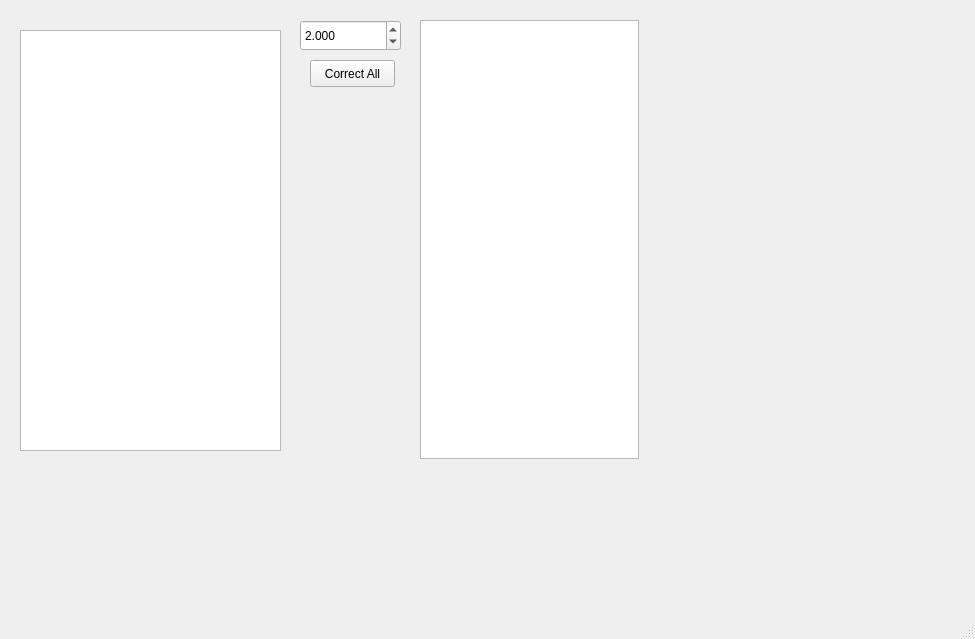
<?xml version="1.0" encoding="UTF-8"?>
<ui version="4.0">
 <class>guiClass</class>
 <widget class="QMainWindow" name="guiClass">
  <property name="geometry">
   <rect>
    <x>0</x>
    <y>0</y>
    <width>975</width>
    <height>639</height>
   </rect>
  </property>
  <property name="sizePolicy">
   <sizepolicy hsizetype="Maximum" vsizetype="Maximum">
    <horstretch>0</horstretch>
    <verstretch>0</verstretch>
   </sizepolicy>
  </property>
  <property name="windowTitle">
   <string>MainWindow</string>
  </property>
  <widget class="QWidget" name="centralwidget">
   <widget class="QPushButton" name="pushButton">
    <property name="geometry">
     <rect>
      <x>310</x>
      <y>60</y>
      <width>85</width>
      <height>27</height>
     </rect>
    </property>
    <property name="text">
     <string>Correct All</string>
    </property>
   </widget>
   <widget class="QTextEdit" name="textEdit">
    <property name="geometry">
     <rect>
      <x>20</x>
      <y>30</y>
      <width>261</width>
      <height>421</height>
     </rect>
    </property>
    <property name="sizePolicy">
     <sizepolicy hsizetype="Maximum" vsizetype="Maximum">
      <horstretch>0</horstretch>
      <verstretch>0</verstretch>
     </sizepolicy>
    </property>
   </widget>
   <widget class="QTextEdit" name="textEdit_2">
    <property name="geometry">
     <rect>
      <x>420</x>
      <y>20</y>
      <width>219</width>
      <height>439</height>
     </rect>
    </property>
   </widget>
   <widget class="QDoubleSpinBox" name="doubleSpinBox">
    <property name="geometry">
     <rect>
      <x>300</x>
      <y>20</y>
      <width>101</width>
      <height>31</height>
     </rect>
    </property>
    <property name="decimals">
     <number>3</number>
    </property>
    <property name="value">
     <double>2.000000000000000</double>
    </property>
   </widget>
  </widget>
  <widget class="QMenuBar" name="menubar">
   <property name="geometry">
    <rect>
     <x>0</x>
     <y>0</y>
     <width>975</width>
     <height>21</height>
    </rect>
   </property>
  </widget>
  <widget class="QStatusBar" name="statusbar"/>
 </widget>
 <resources/>
 <connections>
  <connection>
   <sender>pushButton</sender>
   <signal>clicked()</signal>
   <receiver>guiClass</receiver>
   <slot>CorrectAll()</slot>
   <hints>
    <hint type="sourcelabel">
     <x>82</x>
     <y>524</y>
    </hint>
    <hint type="destinationlabel">
     <x>399</x>
     <y>299</y>
    </hint>
   </hints>
  </connection>
 </connections>
 <slots>
  <slot>test()</slot>
  <slot>test2()</slot>
  <slot>CorrectAll()</slot>
 </slots>
</ui>
